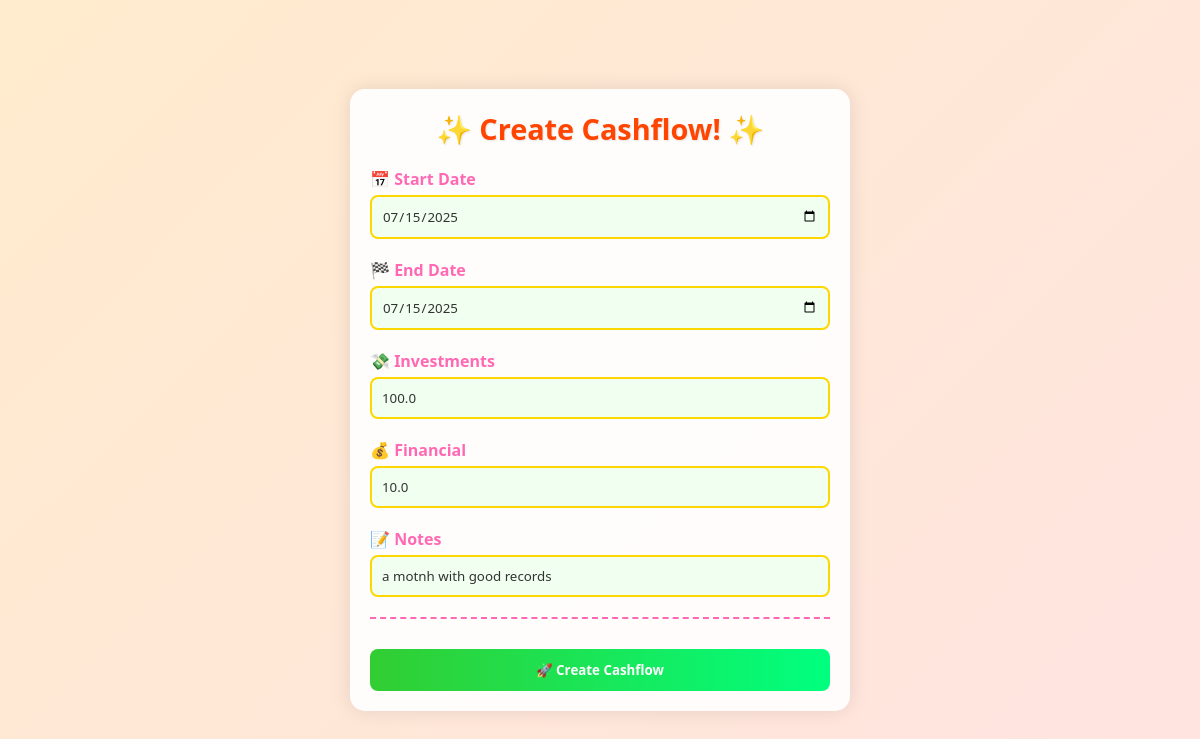
/edit_cashflow/1, run on an earlier commit of the app's database.
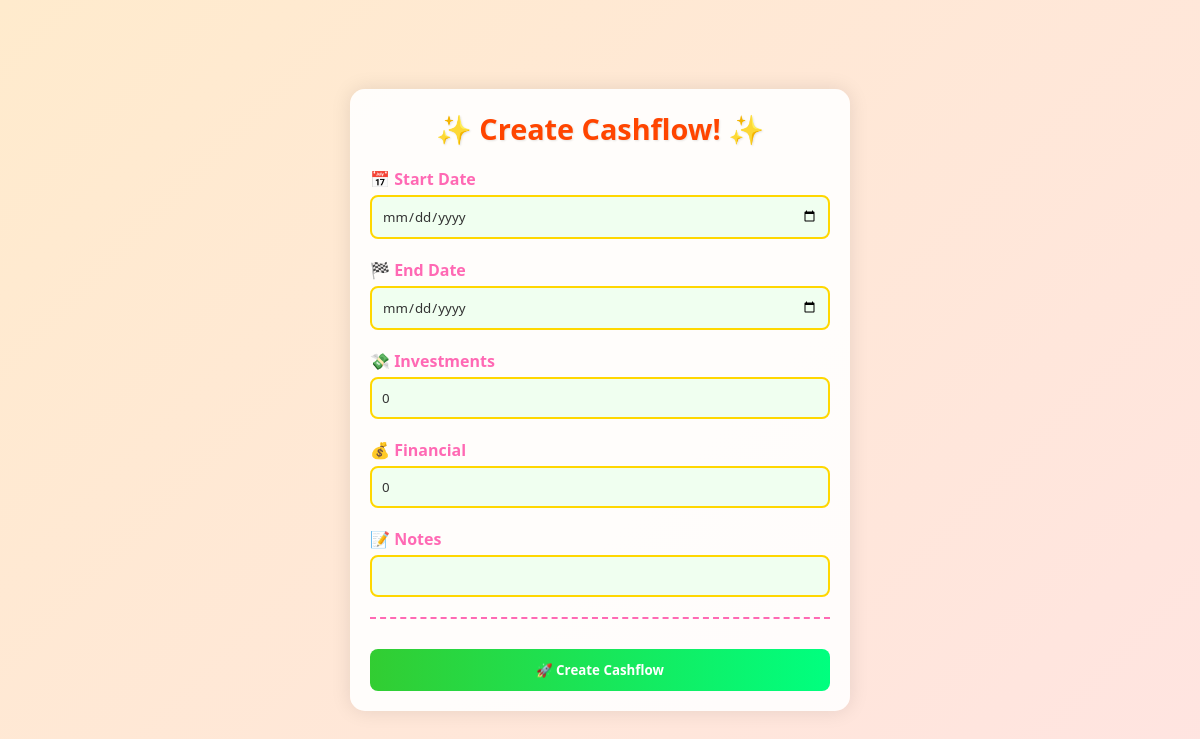
And on a later commit of the database.
### tables this page shows
CREATE TABLE cashflow (
            id INTEGER PRIMARY KEY AUTOINCREMENT,
            start_date TEXT,
            end_date TEXT,
            inflow TEXT,              
            outflow TEXT,
            expenses TEXT,
            investments REAL,
            financial REAL,
            total_outflow REAL,
            net_cashflow REAL,
            notes TEXT
        );

### app.py (the view, shortened to what this page needs)
@app.route('/edit_cashflow/<int:id>', methods=['GET', 'POST'])
def edit_cashflow(id):
    conn = sqlite3.connect('furniture.db')
    cursor = conn.cursor()
    cursor.execute('SELECT * FROM cashflow WHERE id = ?', (id,))
    report = cursor.fetchone()
    conn.close()
    if report:
        cashflow = {
            'id': report[0],
            'start_date': report[1],
            'end_date': report[2],
            'inflow': report[3],
            'outflow': report[4],
            'expenses': report[5],
            'investments': report[6],
            'financial': report[7],
            'total_outflow': report[8],
            'net_cashflow': report[9],
            'notes': report[10]
        }
    else:
        cashflow = {}
    return render_template('cashflow.html', cashflow=cashflow, form_action=url_for('edit_cashflow', id=id))

### templates/cashflow.html (shortened to what this page needs)
<!DOCTYPE html>
<html lang="en">
<head>
</head>
<body>
  <div class="container">
    <div class="right">
      <form class="form-box" method="POST" action="{{ form_action }}">
        <h2>✨ {{ 'Edit Cashflow' if report else 'Create Cashflow!' }} ✨</h2>
        <label for="start_date">📅 Start Date</label>
        <input type="date" name="start_date" id="start_date"
               value="{{ cashflow.start_date if cashflow else  '' }}" required>
        <div id="items-container">
          <div class="item-group">
            <label for="end_date">🏁 End Date</label>
            <input type="date" name="end_date" id="end_date"
                   value="{{ cashflow.end_date if cashflow else '' }}" required>
            <label for="investments">💸 Investments</label>
            <input type="number" name="investments" id="investments" min="0"
                   value="{{ cashflow.investments if cashflow else 0 }}" required>
            <label for="financial">💰 Financial</label>
            <input type="number" name="financial" id="financial" step="0.01"
                   value="{{ cashflow.financial if cashflow else 0 }}" required>
            <label for="notes">📝 Notes</label>
            <input type="text" name="notes" id="notes"
                   value="{{ cashflow.notes if cashflow else '' }}" required>
          </div>
        </div>
        <button type="submit">
          🚀 {{ 'Update' if report else 'Create' }} Cashflow
        </button>
      </form>
    </div>
  </div>
</body>
</html>
</html>

What changed in the data, as far as the page shows it:
removed cashflow: start_date "07/15/2025", end_date "07/15/2025", investments "100.0", financial "10.0", notes "a motnh with good records"
Also different on the page:
form field investments: (not shown) → "0"
form field financial: (not shown) → "0"
